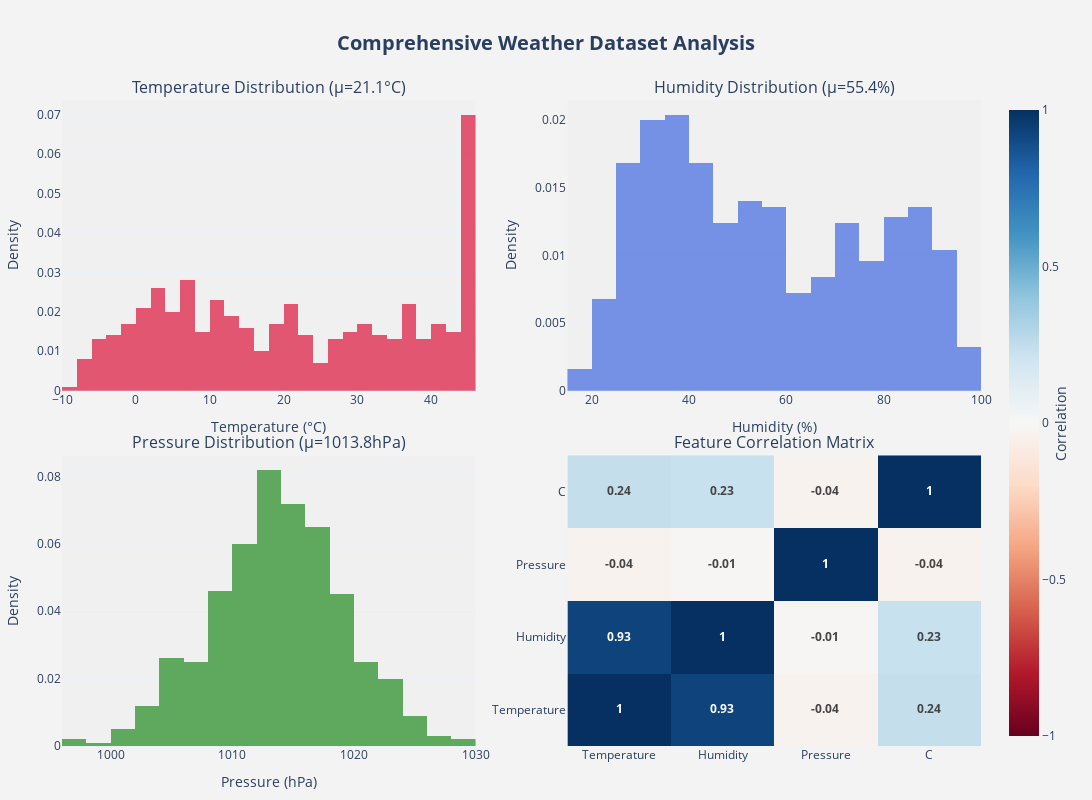

The notebook cell this image was saved under:
### Code cell
# Create comprehensive dataset visualization with enhanced features
def create_dataset_visualization(dataset: pd.DataFrame, save_path: str = "final_results/plots") -> None:
    """
    Generate and save a comprehensive visualization of the dataset with:
    - Distribution histograms
    - Correlation heatmap
    - Automatic saving with fallback options
    
    Args:
        dataset: Input DataFrame containing weather data
        save_path: Directory to save visualization files
    """
    # Create directory if it doesn't exist
    Path(save_path).mkdir(parents=True, exist_ok=True)
    
    # Create subplots with adjusted sizing
    fig = make_subplots(
        rows=2, cols=2,
        subplot_titles=[
            f'Temperature Distribution (μ={dataset["Temperature"].mean():.1f}°C)',
            f'Humidity Distribution (μ={dataset["Humidity"].mean():.1f}%)',
            f'Pressure Distribution (μ={dataset["Pressure"].mean():.1f}hPa)',
            'Feature Correlation Matrix'
        ],
        specs=[
            [{"type": "histogram"}, {"type": "histogram"}],
            [{"type": "histogram"}, {"type": "heatmap"}]
        ],
        vertical_spacing=0.1,
        horizontal_spacing=0.1
    )

    # Temperature distribution with kernel density
    fig.add_trace(
        go.Histogram(
            x=dataset['Temperature'],
            name="Temperature",
            marker_color='crimson',
            opacity=0.7,
            histnorm='probability density',
            nbinsx=30
        ),
        row=1, col=1
    )

    # Humidity distribution
    fig.add_trace(
        go.Histogram(
            x=dataset['Humidity'],
            name="Humidity",
            marker_color='royalblue',
            opacity=0.7,
            histnorm='probability density',
            nbinsx=30
        ),
        row=1, col=2
    )

    # Pressure distribution
    fig.add_trace(
        go.Histogram(
            x=dataset['Pressure'],
            name="Pressure",
            marker_color='forestgreen',
            opacity=0.7,
            histnorm='probability density',
            nbinsx=30
        ),
        row=2, col=1
    )

    # Enhanced correlation matrix
    corr_matrix = dataset[['Temperature', 'Humidity', 'Pressure', 'C']].corr(method='pearson')
    
    fig.add_trace(
        go.Heatmap(
            z=corr_matrix.values,
            x=corr_matrix.columns,
            y=corr_matrix.columns,
            colorscale='RdBu',
            zmin=-1,
            zmax=1,
            zmid=0,
            text=corr_matrix.round(2).values,
            texttemplate="<b>%{text}</b>",
            textfont={"size":12},
            hoverongaps=False,
            colorbar=dict(
                title='Correlation',
                titleside='right'
            )
        ),
        row=2, col=2
    )

    # Update layout with professional styling
    fig.update_layout(
        height=800,
        width=1200,
        title_text="<b>Comprehensive Weather Dataset Analysis</b>",
        title_font_size=20,
        title_x=0.5,
        showlegend=False,
        margin=dict(t=100, b=50, l=50, r=50),
        plot_bgcolor='rgba(240,240,240,0.8)',
        paper_bgcolor='rgba(240,240,240,0.8)'
    )
    
    # Axis labels and formatting
    fig.update_xaxes(title_text="Temperature (°C)", row=1, col=1)
    fig.update_xaxes(title_text="Humidity (%)", row=1, col=2)
    fig.update_xaxes(title_text="Pressure (hPa)", row=2, col=1)
    
    fig.update_yaxes(title_text="Density", row=1, col=1)
    fig.update_yaxes(title_text="Density", row=1, col=2)
    fig.update_yaxes(title_text="Density", row=2, col=1)

    # Show the figure
    fig.show()

    # Save the visualization with robust error handling
    save_visualization(fig, save_path, "01_dataset_analysis")
    
    # Print key insights
    print("\n📊 Dataset Visualization Complete!")
    print("🔍 Key Statistical Insights:")
    print(f"   Temperature Range: {dataset['Temperature'].min():.1f}°C to {dataset['Temperature'].max():.1f}°C")
    print(f"   Humidity Range: {dataset['Humidity'].min():.1f}% to {dataset['Humidity'].max():.1f}%")
    print(f"   Pressure Range: {dataset['Pressure'].min():.1f}hPa to {dataset['Pressure'].max():.1f}hPa")
    print("\n📈 Key Correlations Found:")
    print(f"   Temperature-Humidity: {corr_matrix.loc['Temperature', 'Humidity']:.2f}")
    print(f"   Temperature-Pressure: {corr_matrix.loc['Temperature', 'Pressure']:.2f}")
    print(f"   Humidity-Pressure: {corr_matrix.loc['Humidity', 'Pressure']:.2f}")
    print(f"   Temperature-Observations: {corr_matrix.loc['Temperature', 'C']:.2f}")

def save_visualization(fig, save_path: str, filename: str) -> None:
    """
    Robust saving function with multiple fallback options
    """
    try:
        # Try saving as high-res PNG first
        png_path = f"{save_path}/{filename}.png"
        pio.write_image(fig, png_path, width=1200, height=800, scale=2)
        print(f"💾 High-res PNG saved: {png_path}")
    except Exception as e:
        print(f"⚠️ PNG save failed: {str(e)}")
        try:
            # Fallback to SVG
            svg_path = f"{save_path}/{filename}.svg"
            pio.write_image(fig, svg_path)
            print(f"💾 Vector SVG saved: {svg_path}")
        except Exception as e:
            print(f"⚠️ SVG save failed: {str(e)}")
            try:
                # Final fallback to interactive HTML
                html_path = f"{save_path}/{filename}.html"
                fig.write_html(html_path)
                print(f"💾 Interactive HTML saved: {html_path}")
            except Exception as e:
                print(f"❌ All save attempts failed: {str(e)}")

# Generate and display the visualization
print("🖥️ Creating comprehensive dataset visualization...")
create_dataset_visualization(dataset)

# Additional statistical summary
print("\n📋 Extended Dataset Summary:")
display(dataset[['Temperature', 'Humidity', 'Pressure', 'C']].describe().T.round(2))

### Figure 1 — Plotly figure (JSON) as saved in the notebook; plotly's stock layout.template omitted (floating-point values rounded to 4 significant figures; data arrays with more than 128 entries replaced by an {"elided": "..."} marker saying what was removed)
{"data": [{"histnorm": "probability density", "marker": {"color": "crimson"}, "name": "Temperature", "nbinsx": 30, "opacity": 0.7, "type": "histogram", "x": {"elided": "500 float values"}, "xaxis": "x", "yaxis": "y"}, {"histnorm": "probability density", "marker": {"color": "royalblue"}, "name": "Humidity", "nbinsx": 30, "opacity": 0.7, "type": "histogram", "x": {"elided": "500 float values"}, "xaxis": "x2", "yaxis": "y2"}, {"histnorm": "probability density", "marker": {"color": "forestgreen"}, "name": "Pressure", "nbinsx": 30, "opacity": 0.7, "type": "histogram", "x": {"elided": "500 float values"}, "xaxis": "x3", "yaxis": "y3"}, {"colorbar": {"title": {"side": "right", "text": "Correlation"}}, "colorscale": [[0, "rgb(103,0,31)"], [0.1, "rgb(178,24,43)"], [0.2, "rgb(214,96,77)"], [0.3, "rgb(244,165,130)"], [0.4, "rgb(253,219,199)"], [0.5, "rgb(247,247,247)"], [0.6, "rgb(209,229,240)"], [0.7, "rgb(146,197,222)"], [0.8, "rgb(67,147,195)"], [0.9, "rgb(33,102,172)"], [1, "rgb(5,48,97)"]], "hoverongaps": false, "text": [[1, 0.93, -0.04, 0.24], [0.93, 1, -0.01, 0.23], [-0.04, -0.01, 1, -0.04], [0.24, 0.23, -0.04, 1]], "textfont": {"size": 12}, "texttemplate": "<b>%{text}</b>", "type": "heatmap", "x": ["Temperature", "Humidity", "Pressure", "C"], "xaxis": "x4", "y": ["Temperature", "Humidity", "Pressure", "C"], "yaxis": "y4", "z": [[1, 0.9282, -0.03834, 0.2415], [0.9282, 1, -0.01438, 0.2277], [-0.03834, -0.01438, 1, -0.03835], [0.2415, 0.2277, -0.03835, 1]], "zmax": 1, "zmid": 0, "zmin": -1}], "layout": {"annotations": [{"font": {"size": 16}, "showarrow": false, "text": "Temperature Distribution (μ=21.1°C)", "x": 0.225, "xanchor": "center", "xref": "paper", "y": 1, "yanchor": "bottom", "yref": "paper"}, {"font": {"size": 16}, "showarrow": false, "text": "Humidity Distribution (μ=55.4%)", "x": 0.775, "xanchor": "center", "xref": "paper", "y": 1, "yanchor": "bottom", "yref": "paper"}, {"font": {"size": 16}, "showarrow": false, "text": "Pressure Distribution (μ=1013.8hPa)", "x": 0.225, "xanchor": "center", "xref": "paper", "y": 0.45, "yanchor": "bottom", "yref": "paper"}, {"font": {"size": 16}, "showarrow": false, "text": "Feature Correlation Matrix", "x": 0.775, "xanchor": "center", "xref": "paper", "y": 0.45, "yanchor": "bottom", "yref": "paper"}], "height": 800, "margin": {"b": 50, "l": 50, "r": 50, "t": 100}, "paper_bgcolor": "rgba(240,240,240,0.8)", "plot_bgcolor": "rgba(240,240,240,0.8)", "showlegend": false, "title": {"font": {"size": 20}, "text": "<b>Comprehensive Weather Dataset Analysis</b>", "x": 0.5}, "width": 1200, "xaxis": {"anchor": "y", "autorange": true, "domain": [0, 0.45], "range": [-10, 46], "title": {"text": "Temperature (°C)"}, "type": "linear"}, "xaxis2": {"anchor": "y2", "autorange": true, "domain": [0.55, 1], "range": [15, 100], "title": {"text": "Humidity (%)"}, "type": "linear"}, "xaxis3": {"anchor": "y3", "autorange": true, "domain": [0, 0.45], "range": [996, 1030], "title": {"text": "Pressure (hPa)"}, "type": "linear"}, "xaxis4": {"anchor": "y4", "autorange": true, "domain": [0.55, 1], "range": [-0.5, 3.5], "type": "category"}, "yaxis": {"anchor": "x", "autorange": true, "domain": [0.55, 1], "range": [0, 0.07368], "title": {"text": "Density"}}, "yaxis2": {"anchor": "x2", "autorange": true, "domain": [0.55, 1], "range": [0, 0.02147], "title": {"text": "Density"}}, "yaxis3": {"anchor": "x3", "autorange": true, "domain": [0, 0.45], "range": [0, 0.08632], "title": {"text": "Density"}}, "yaxis4": {"anchor": "x4", "autorange": true, "domain": [0, 0.45], "range": [-0.5, 3.5], "type": "category"}}}
